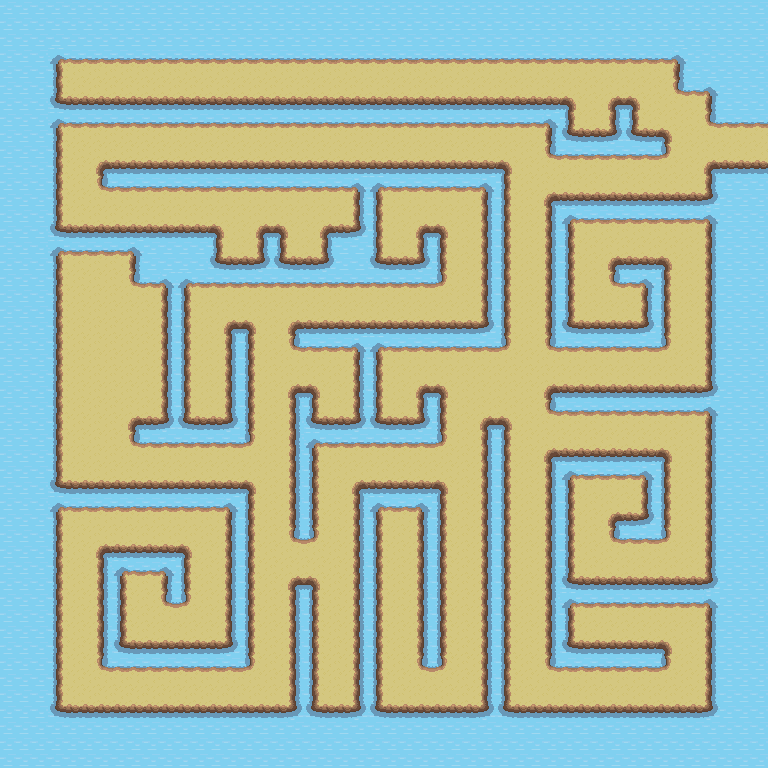

Rendered tile map (Tiled .tmx) drawn with the repository's tilesets; below, a short description and the map source with its tile grids summarised:
An orthogonal 48x48 tile map with 16x16 px tiles, 3 tile layers (Base, Collision, Above).

<map version="1.0" orientation="orthogonal" width="48" height="48" tilewidth="16" tileheight="16">
 <properties>
  <property name="EntranceMap" value="0" />
  <property name="EntrancePos" value="6,21" />
  <property name="ExitMap" value="3" />
  <property name="ExitPos" value="15,9" />
  <property name="PathSize" value="12" />
 </properties>
 <tileset firstgid="1" name="edited_tiles" tilewidth="16" tileheight="16">
  <image source="edited_tiles.png" trans="ffffff" />
 </tileset>
 <layer name="Base" width="48" height="48">
  <data>[2304 cells, 2304 non-empty, 1 distinct tile ids]</data>
 </layer>
 <layer name="Collision" width="48" height="48">
  <data>[2304 cells, 1404 non-empty, 13 distinct tile ids]</data>
 </layer>
 <layer name="Above" width="48" height="48">
  <data>[2304 cells, 0 non-empty, 0 distinct tile ids]</data>
 </layer>
</map>
